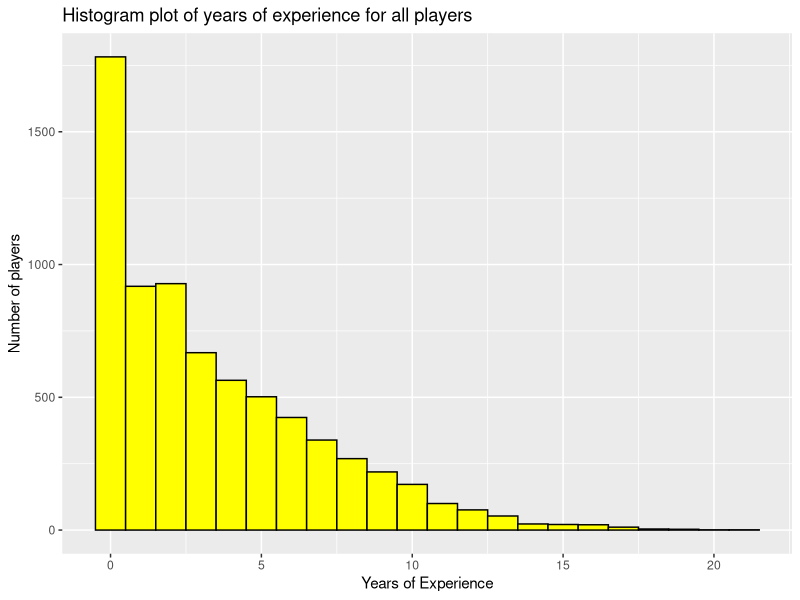
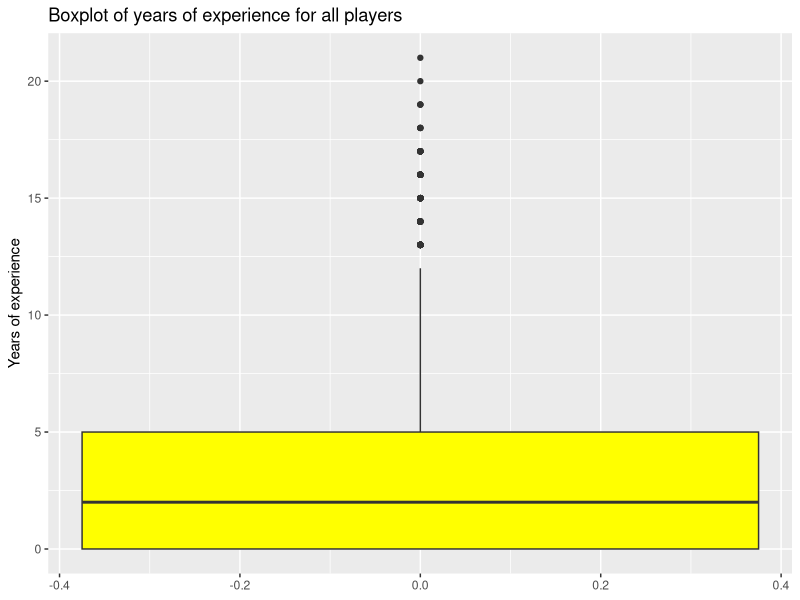
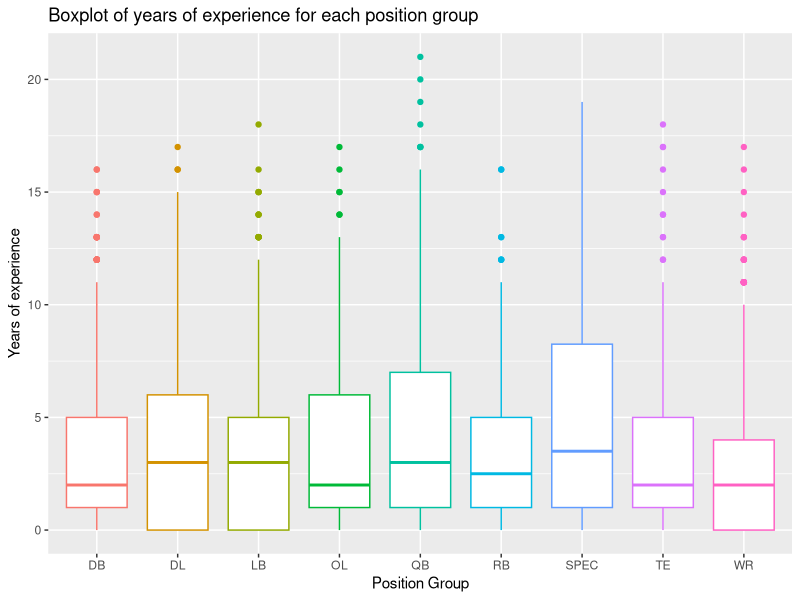

These figures' R source, in order:
library(ggplot2)

#Read data
nfl_data = read.csv("dataset/nfl_players_clean.csv")

#Factorise the correct variables
nfl_data$position_group = as.factor(nfl_data$position_group)
nfl_data$position = as.factor(nfl_data$position)
nfl_data$team_abbr = as.factor(nfl_data$team_abbr)

#Histogram plot league wide
plt1 <- ggplot(nfl_data) +
  geom_histogram(aes(x=years_of_experience), color="black", fill="yellow", binwidth = 1, show.legend = F) +
  labs(title = "Histogram plot of years of experience for all players") +
  labs(x = "Years of Experience", y="Number of players")

#Boxplot league wide
plt2 <- ggplot(nfl_data) +
  geom_boxplot(aes(y=years_of_experience), fill="yellow", show.legend = F) +
  labs(title = "Boxplot of years of experience for all players") +
  labs(y = "Years of experience")

#Boxplot by position
plt3 <- ggplot(nfl_data) +
geom_boxplot(aes(x=position_group, y=years_of_experience, color=position_group), show.legend = F) +
labs(title = "Boxplot of years of experience for each position group") +
labs(x = "Position Group", y = "Years of experience")


print(plt1)
print(plt2)
print(plt3)

dl_players <- subset(nfl_data, nfl_data$position_group == "DL")
qb_players <- subset(nfl_data, nfl_data$position_group == "QB")
db_players <- subset(nfl_data, nfl_data$position_group == "DB")
print(summary(dl_players$years_of_experience))
print(summary(qb_players$years_of_experience))
print(summary(db_players))